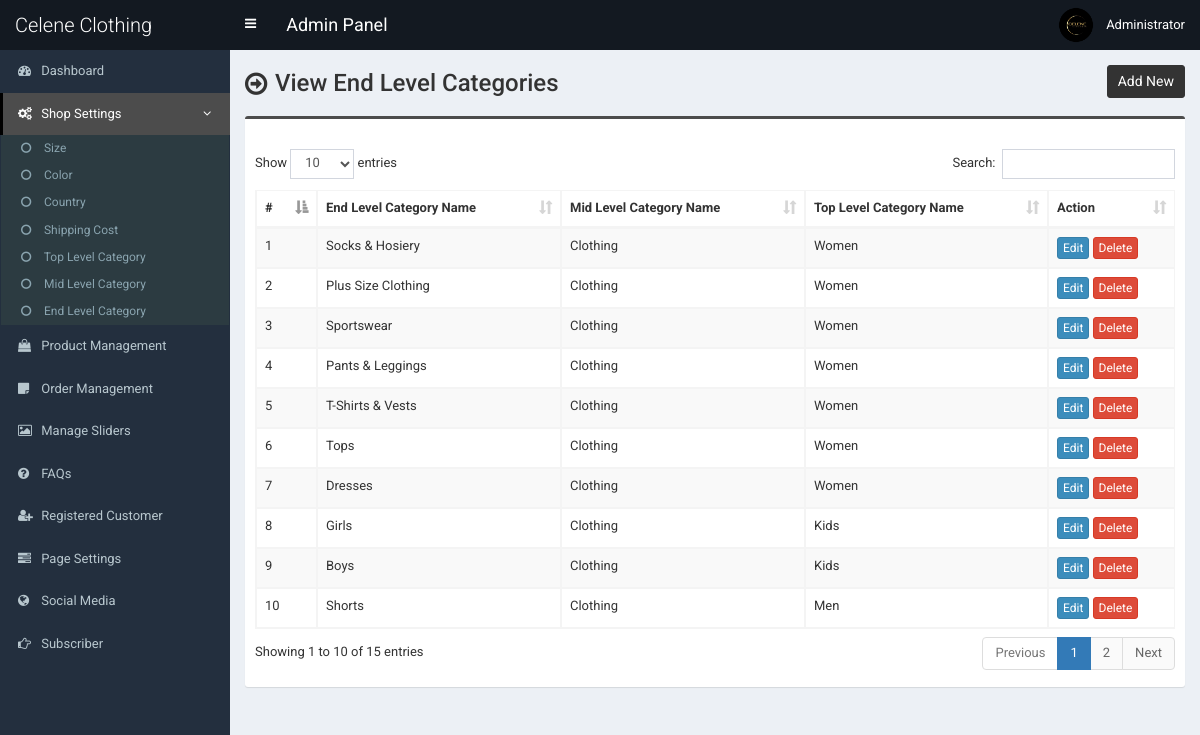
/admin/end-category.php (signed in), run on the app's committed database.
### tables this page shows
CREATE TABLE `tbl_end_category` (
  `ecat_id` int(11) NOT NULL,
  `ecat_name` varchar(255) NOT NULL,
  `mcat_id` int(11) NOT NULL
);

CREATE TABLE `tbl_mid_category` (
  `mcat_id` int(11) NOT NULL,
  `mcat_name` varchar(255) NOT NULL,
  `tcat_id` int(11) NOT NULL
);

CREATE TABLE `tbl_top_category` (
  `tcat_id` int(11) NOT NULL,
  `tcat_name` varchar(255) NOT NULL,
  `show_on_menu` int(1) NOT NULL
);

### admin/end-category.php (the view, shortened to what this page needs)
<?php require_once('header.php'); ?>
<section class="content-header">
	<div class="content-header-left">
		<h1>View End Level Categories</h1>
	</div>
	<div class="content-header-right">
		<a href="end-category-add.php" class="btn btn-primary btn-sm">Add New</a>
	</div>
</section>
<section class="content">
  <div class="row">
    <div class="col-md-12">
      <div class="box box-info">
        <div class="box-body table-responsive">
          <table id="example1" class="table table-bordered table-hover table-striped">
			<thead>
			    <tr>
			        <th>#</th>
			        <th>End Level Category Name</th>
                    <th>Mid Level Category Name</th>
                    <th>Top Level Category Name</th>
			        <th>Action</th>
			    </tr>
			</thead>
            <tbody>
            	<?php
            	$i=0;
            	$statement = $pdo->prepare("SELECT *
                                    FROM tbl_end_category t1
                                    JOIN tbl_mid_category t2
                                    ON t1.mcat_id = t2.mcat_id
                                    JOIN tbl_top_category t3
                                    ON t2.tcat_id = t3.tcat_id
                                    ORDER BY t1.ecat_id DESC
                                    ");
            	$statement->execute();
            	$result = $statement->fetchAll(PDO::FETCH_ASSOC);
            	foreach ($result as $row) {
            		$i++;
            		?>
					<tr>
	                    <td><?php echo $i; ?></td>
	                    <td><?php echo $row['ecat_name']; ?></td>
                        <td><?php echo $row['mcat_name']; ?></td>
                        <td><?php echo $row['tcat_name']; ?></td>
	                    <td>
	                        <a href="end-category-edit.php?id=<?php echo $row['ecat_id']; ?>" class="btn btn-primary btn-xs">Edit</a>
	                        <a href="#" class="btn btn-danger btn-xs" data-href="end-category-delete.php?id=<?php echo $row['ecat_id']; ?>" data-toggle="modal" data-target="#confirm-delete">Delete</a>
	                    </td>
	                </tr>
            		<?php
            	}
            	?>
            </tbody>
          </table>
        </div>
      </div>
</section>
<?php require_once('footer.php'); ?>

### admin/style.css (style rules this page uses)
body { font-size: 13px; font-family: "Roboto", sans-serif; }
.content-header > h1, .content-header .content-header-left h1 { font-family: "Roboto", sans-serif; }
.box-info { padding-top: 20px; }
.content-header { overflow: hidden; }
.content-header .content-header-left { float: left; padding-top: 5px; }
.content-header .content-header-right { float: right; }
.content-header .content-header-left h1 { margin-top: 0; margin-bottom: 0; padding-left: 30px; padding-bottom: 5px; font-size: 24px; position: relative; }
.content-header .content-header-left h1:before { position: absolute; top: 0; left: 0; font-family: "FontAwesome", sans-serif; font-size: 26px; content: "\f18e"; }
.content-header .content-header-right a { position: relative; font-size: 14px; }
.box.box-info { border-top-color: #4c4c4c; }
.content-header .content-header-right a { background-color: #333333; border-color: #333333; }

### data on the page
tbl_end_category: ecat_name "Socks & Hosiery", mcat.mcat_name "Clothing", tbl_top_category.tcat_name "Women"
tbl_end_category: ecat_name "Plus Size Clothing", mcat.mcat_name "Clothing", tbl_top_category.tcat_name "Women"
tbl_end_category: ecat_name "Sportswear", mcat.mcat_name "Clothing", tbl_top_category.tcat_name "Women"
tbl_end_category: ecat_name "Pants & Leggings", mcat.mcat_name "Clothing", tbl_top_category.tcat_name "Women"
tbl_end_category: ecat_name "T-Shirts & Vests", mcat.mcat_name "Clothing", tbl_top_category.tcat_name "Women"
tbl_end_category: ecat_name "Tops", mcat.mcat_name "Clothing", tbl_top_category.tcat_name "Women"
tbl_end_category: ecat_name "Dresses", mcat.mcat_name "Clothing", tbl_top_category.tcat_name "Women"
tbl_end_category: ecat_name "Girls", mcat.mcat_name "Clothing", tbl_top_category.tcat_name "Kids"
tbl_end_category: ecat_name "Boys", mcat.mcat_name "Clothing", tbl_top_category.tcat_name "Kids"
tbl_end_category: ecat_name "Shorts", mcat.mcat_name "Clothing", tbl_top_category.tcat_name "Men"

### other printed values
$_SESSION['user']['full_name'] "Administrator"
